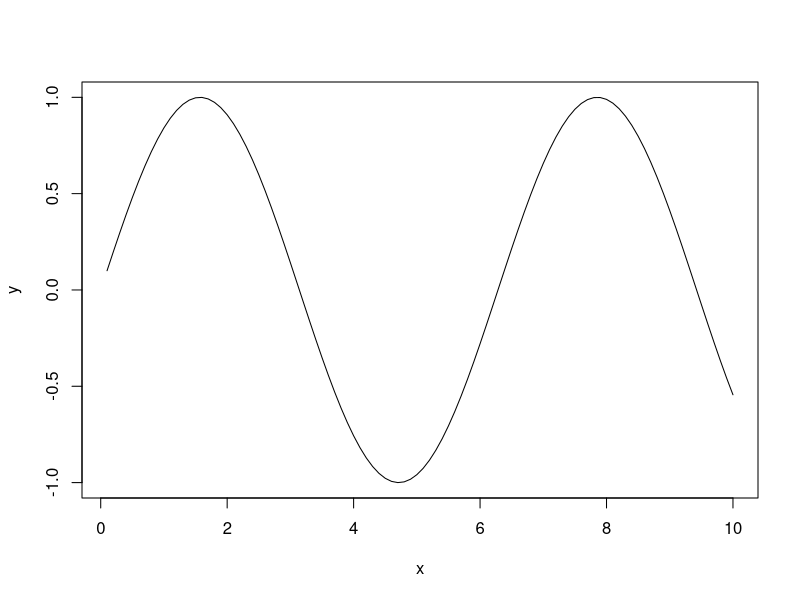
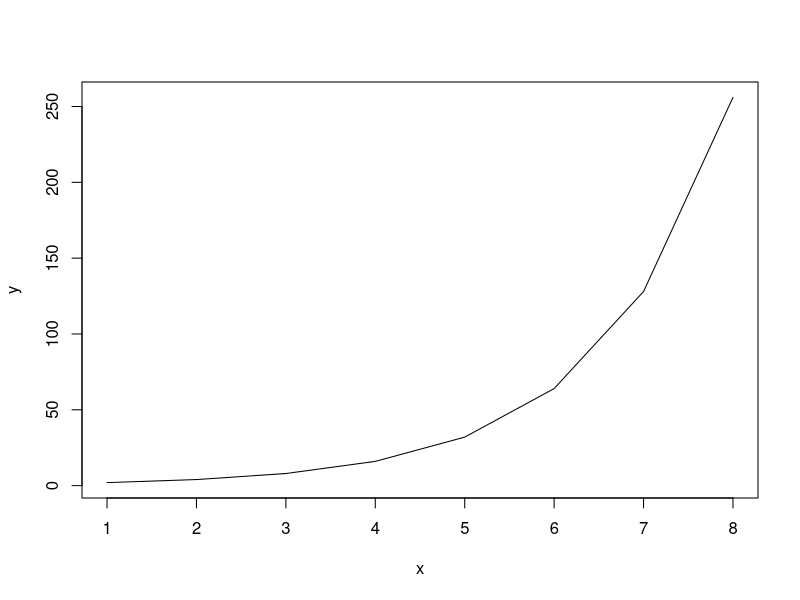

Source code (R) for these figures, in order:
## How to code a function in R to accept user-specified functions in 
## symbolic notation for execution
## use "eval()" within a function definition
#
# Must assign x within function or it doesn't get passed to local scope

funkx <- function( expression, x ) {
	  x <- x             ## assignment inside function introduces x to local scope
	  y <- eval(expression)            
	  return(y)  
}

plotfunkx <- function( expression, x) {
	y <- funkx ( expression, x )
	plot(x,y, type="l")
    return(y)
}
## Examples: 

funkx(x+1, x<-1:10)
funkx(x^3+1, x<-1:5)
funkx(2^x, x<-1:8)     
funkx(sin(x), x<-1:100*.1)# etc.

plotfunkx(sin(x), x<-1:100*.1)# etc.
plotfunkx(2^x, x<-1:8)# etc.